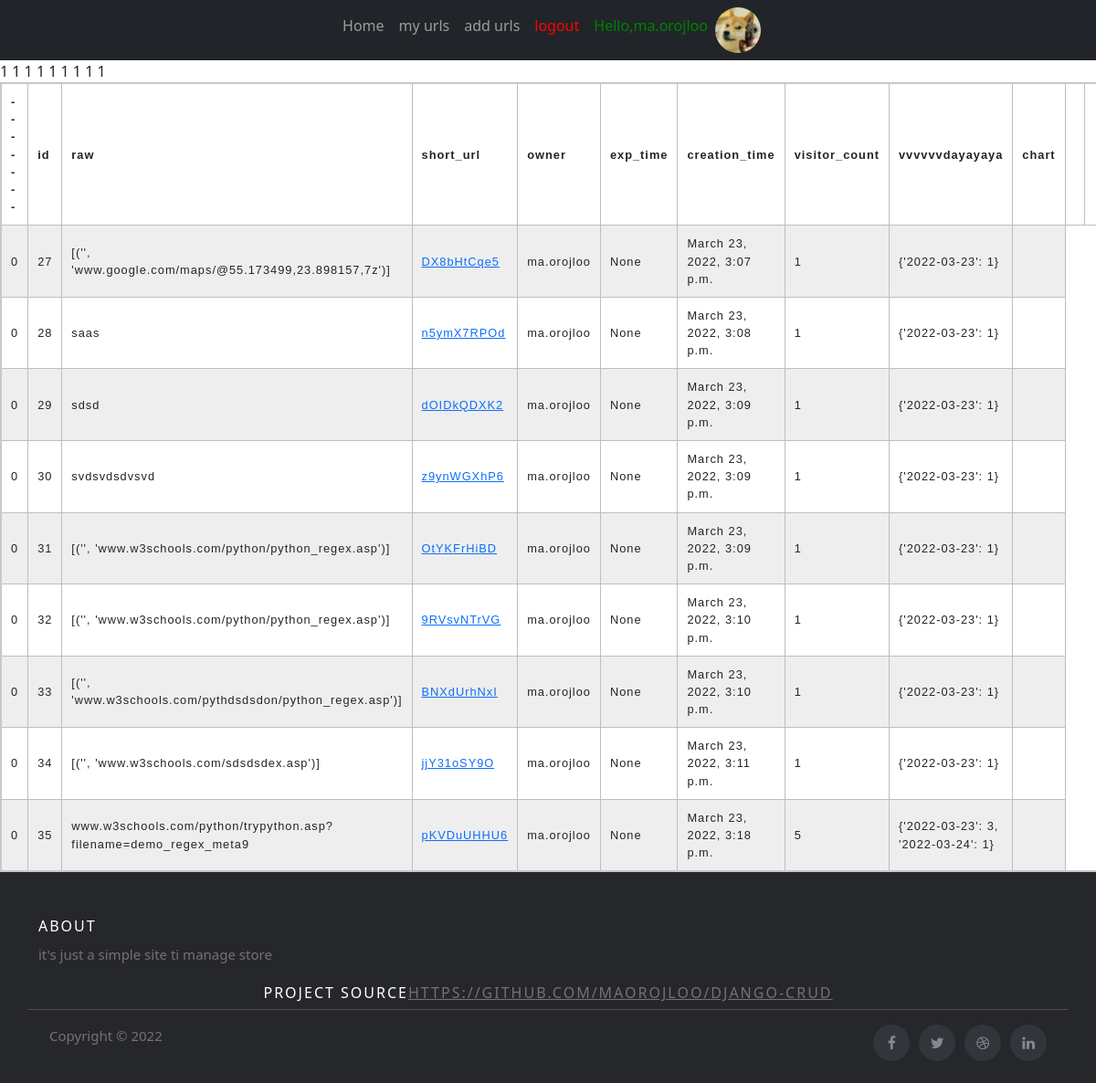
The page /myurls/ (signed in) on the database as committed earlier.
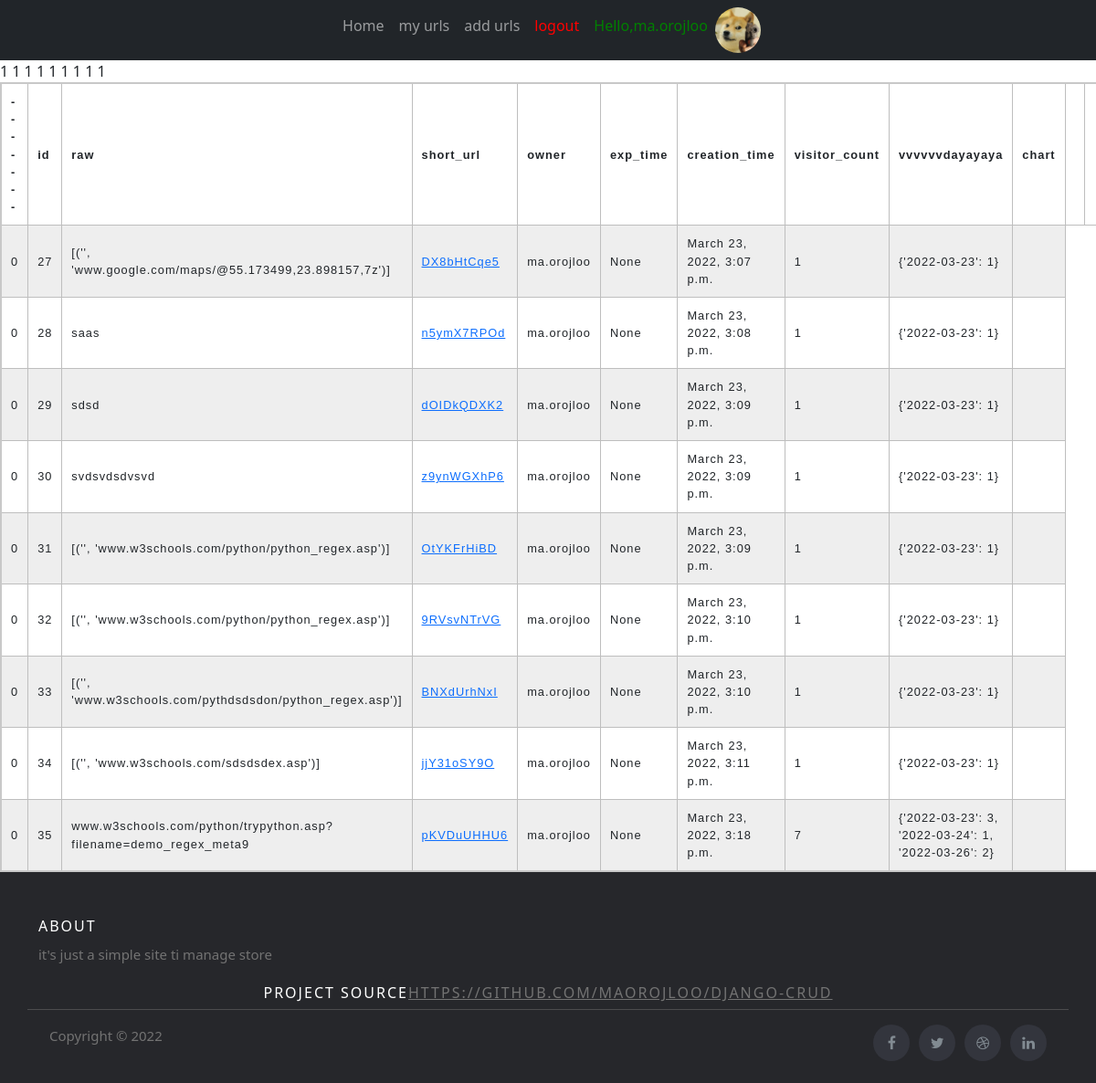
The same page on the database as committed later.
### mainapp/models.py (models this page shows, shortened)
class url_table(models.Model):
    raw_url= models.CharField(max_length=300)
    short_url= models.CharField(max_length=10)
    owner=models.CharField(max_length=30)
    exp_time=models.DateTimeField(null=True, blank=True)
    creation_time=models.DateTimeField(default=now)
    visitor_count=models.IntegerField(default=0)
    visit_day=models.CharField(default='{}',max_length=100000)

### mainapp/views.py (the view)
# urls.py: path('myurls/',views.show_urls,name='myurls'),
def show_urls(request):
    urls = models.url_table.objects.all().filter(owner=request.user.username)
    return render(request,'mainapp/myurls.html',{'urls':urls})

### mainapp/templates/mainapp/myurls.html (shortened to what this page needs)
{% extends 'base.html' %}
{%  load static %}
{% block content %}
<link rel="stylesheet"  href="{%  static  'mainapp/css/zebrastrepedtable.css'  %}">
    <link rel="stylesheet"  href="{%  static  'mainapp/css/logp.css'  %}">
    <link rel="stylesheet"  href="{%  static  'mainapp/css/logp.css'  %}">
<table>
    <tr>
        <th>-------</th>
        <th>id</th>
        <th>raw</th>
        <th>short_url</th>
        <th>owner</th>
        <th>exp_time</th>
        <th>creation_time</th>
        <th> visitor_count</th>
        <th> vvvvvvdayayaya</th>
        <th>chart</th>
        <th>  </th>
        <th>  </th>
        </tr>
{% with index=0 %}
{% with table='gpu' %}
{% for url in urls %}
    <tr>
    <td>{{index}}</td>
    <td>{{url.id}}</td>
    <td>{{url.raw_url}}</td>
    <td><a href="http://127.0.0.1:8000/lnk/{{url.short_url}}">{{url.short_url}}</a></td>
    <td>{{url.owner}}</td>
    <td>{{url.exp_time}}</td>
    <td>{{url.creation_time}}</td>
    <td>{{url.visitor_count}}</td>
    <td>{{url.visit_day}}</td>
    <td><a href="" </td>
    </tr>
{% endfor %}
{% endwith %}
{% endwith %}
</table>
{% endblock content %}

### mainapp/templates/base.html (shortened to what this page needs)
{% load static %}
{% load i18n   %}
<!DOCTYPE html>
<html>
    <link href="https://cdn.jsdelivr.net/npm/bootstrap@5.1.3/dist/css/bootstrap.min.css" rel="stylesheet">
    <link rel="stylesheet"  href="{%  static  'stuffs/css/headerandfooter.css'  %}">
<head>
</head>
<body>
	<link rel="stylesheet" href="https://stackpath.bootstrapcdn.com/font-awesome/4.7.0/css/font-awesome.min.css">
		<nav class="navbar navbar-expand-lg navbar-dark ftco_navbar bg-dark ftco-navbar-light" id="ftco-navbar">
	    <div class="container-fluid">
	      <div class="collapse navbar-collapse" id="ftco-nav">
	        <ul class="navbar-nav m-auto">
            <li class="nav-item active"><a href="{% url  'mainapp:home' %}" class="nav-link">{% trans "Home" %}</a></li>
              {% if user.is_authenticated%}
              <li class="nav-item active"><a href="{% url  'mainapp:myurls' %}" class="nav-link">{% trans "my urls" %}</a></li>
              <li class="nav-item active"><a href="{% url  'mainapp:add_url' %}" class="nav-link">{% trans "add urls" %}</a></li>
              <li class="nav-item"><a href="/logout" style="color: red;" class="nav-link">{% trans "logout" %}</a></li>
                {% else %}
                <li class="nav-item active"><a href="{% url  'register' %}" class="nav-link">{% trans "register" %}</a></li>`
                <li class="nav-item"><a href="/login" style="color: red;" class="nav-link">{% trans "login" %}</a></li>
                {% endif %}
            {% if user.is_authenticated%}
	          <li class="nav-item"><a href="" style="color: green;" class="nav-link">{% trans "Hello" %},{{ user.username }}  </a> </li>
            {% if user.profile.image.url %}
            <img class="rounded-circle account-img" width="50" height="50" src="{{ user.profile.image.url }}">
            {% else %}
            <img class="rounded-circle account-img" width="50" height="50" src="{% static 'stuffs/img/default.png' %}" alt="Upvote">
            {% endif %}
            {% endif %}
	        </ul>
	      </div>
	    </div>
	  </nav>
<div >
    <dev calss='container-s'>
    {% block content%}{%endblock%}
    </dev>
  </div>
<div  >
<footer class="site-footer">
    <div class="container">
      <div class="row">
        <div class="col-sm-12 col-md-6">
          <h6>{% trans "About" %}</h6>
          <p class="text-justify">{% trans "it's just a simple site ti manage store" %}</p>
        </div>
        <h6 align="center" >{% trans "project source" %}<a href="https://github.com/maorojloo/Django-CRUD" target="blank">https://github.com/maorojloo/Django-CRUD</a></h6><br/>
      <hr>
    </div>
    <div class="container">
      <div class="row">
        <div class="col-md-8 col-sm-6 col-xs-12">
          <p class="copyright-text">{% trans "Copyright" %} &copy; {% trans "2022" %}
          </p>
        </div>
        <div class="col-md-4 col-sm-6 col-xs-12">
          <ul class="social-icons">
            <li><a class="facebook" href="#"><i class="fa fa-facebook"></i></a></li>
            <li><a class="twitter" href="#"><i class="fa fa-twitter"></i></a></li>
            <li><a class="dribbble" href="#"><i class="fa fa-dribbble"></i></a></li>
            <li><a class="linkedin" href="#"><i class="fa fa-linkedin"></i></a></li>
          </ul>
        </div>
      </div>
    </div>
  </div>
</footer>
</body>
</html>

### mainapp/static/mainapp/css/headerandfooter.css (style rules this page uses)
.site-footer { background-color:#26272b; padding:45px 0 20px; font-size:15px; line-height:24px; color:#737373; }
.site-footer hr { border-top-color:#bbb; opacity:0.5 }
.site-footer h6 { color:#fff; font-size:16px; text-transform:uppercase; margin-top:5px; letter-spacing:2px }
.site-footer a { color:#737373; }
.site-footer .social-icons { text-align:right }
.site-footer .social-icons a { width:40px; height:40px; line-height:40px; margin-left:6px; margin-right:0; border-radius:100%; background-color:#33353d }
.copyright-text { margin:0 }
.social-icons { padding-left:0; margin-bottom:0; list-style:none }
.social-icons li { display:inline-block; margin-bottom:4px }
.social-icons a { background-color:#eceeef; color:#818a91; font-size:16px; display:inline-block; line-height:44px; width:44px; height:44px; text-align:center; margin-right:8px; border-radius:100%; -webkit-transition:all .2s linear; -o-transition:all .2s linear; transition:all .2s linear }

### mainapp/static/mainapp/css/zebrastrepedtable.css (style rules this page uses)
td, th { border: 1px solid rgb(190, 190, 190); padding: 10px; }
tr:nth-child(even) { background-color: #eee; }
table { border-collapse: collapse; border: 2px solid rgb(200, 200, 200); letter-spacing: 1px; font-family: sans-serif; font-size: .8rem; }

Rows that differ between the two databases and show on the page:
changed url_table "www.w3schools.com/python/trypython.asp?filename=demo_regex_meta9": visitor_count "5" → "7"; visit_day "{'2022-03-23': 3, '2022-03-24': 1}" → "{'2022-03-23': 3, '2022-03-24': 1, '2022-03-26': 2}"
